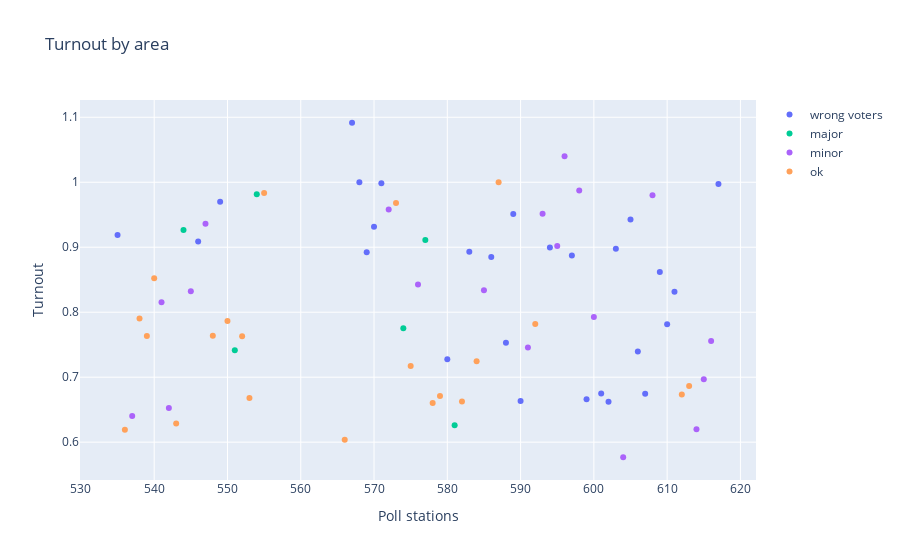

The cell this chart's notebook holds for it:
### Code cell
draw_detailed_chart('capital', 7)
